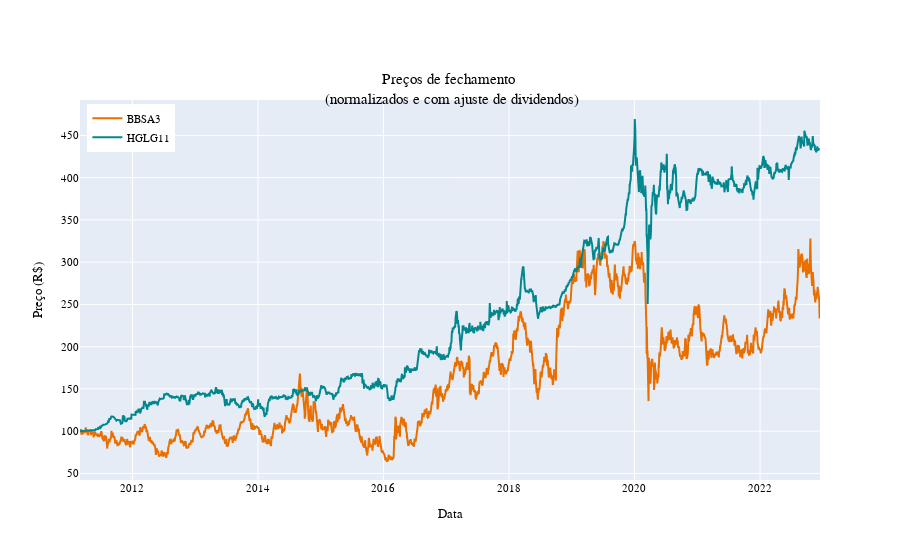

The notebook cell this image was saved under:
### Code cell
fig = go.Figure()
fig.add_trace(
    go.Scatter(
        x=bbas3_precos["data"],
        y=bbas3_precos["preco_aj_normalizado"],
        mode="lines",
        name="BBSA3",
        line=dict(color="#e86f00"),
    )
)
fig.add_trace(
    go.Scatter(
        x=hglg11_precos["data"],
        y=hglg11_precos["preco_aj_normalizado"],
        mode="lines",
        name="HGLG11",
        line=dict(color="#02878e"),
        
    )
)
fig.update_layout(
    font=dict(family="Fira Code", size=11, color="black"),
    title="Preços de fechamento <br> (normalizados e com ajuste de dividendos)",
    title_x=0.5,
    title_y=0.85,
    xaxis_title="Data",
    yaxis_title="Preço (R$)",
    legend=dict(yanchor="top", y=0.99, xanchor="left", x=0.01),
)
fig.show()
# py.plot(fig, filename = 'hglg_petr_4', auto_open=True)

### Figure 1 — Plotly figure (JSON) as saved in the notebook; plotly's stock layout.template omitted (floating-point values rounded to 4 significant figures; data arrays with more than 128 entries replaced by an {"elided": "..."} marker saying what was removed)
{"data": [{"line": {"color": "#e86f00"}, "mode": "lines", "name": "BBSA3", "type": "scatter", "x": {"elided": "2928 str values"}, "y": {"elided": "2928 float values"}}, {"line": {"color": "#02878e"}, "mode": "lines", "name": "HGLG11", "type": "scatter", "x": {"elided": "2772 str values"}, "y": {"elided": "2772 float values"}}], "layout": {"font": {"color": "black", "family": "Fira Code", "size": 11}, "legend": {"x": 0.01, "xanchor": "left", "y": 0.99, "yanchor": "top"}, "title": {"text": "Preços de fechamento <br> (normalizados e com ajuste de dividendos)", "x": 0.5, "y": 0.85}, "xaxis": {"title": {"text": "Data"}}, "yaxis": {"title": {"text": "Preço (R$)"}}}}
